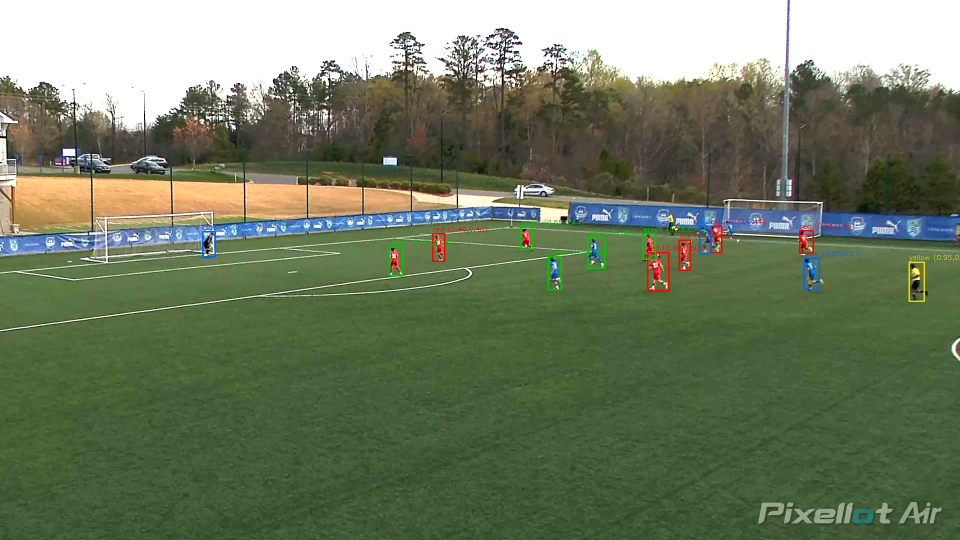
#> input picture diagnostic_second_13.jpg, 1920 x 1080 px (shown at 1/2 size)
$ python -i analyze_tracking_v5.py   (imports and definitions only)
#> lines starting #> are read from the running program, lines starting #| are printed output that depends on the picture; after the words box and inside, x2 and y2 are one past the last pixel; in counts of white or black regions, pixels touching at a corner belong together
#> further down, picture is the input picture: shape (1080, 1920, 3); mean B, G, R 96.3, 123.2, 110.5
#!/usr/bin/env python3
"""
Ball tracking v5b — White-blob Kalman with TIGHT stationary window + kick detection.

Root cause diagnosis from v5 run 1:
  - Ball at (966,546), center circle arc at (963,639), both detected as white blobs.
  - Linear proximity weight wasn't enough to prefer the ball (33px) over arc (90px).
  - The arc is ALWAYS present (field marking), ball drifts slowly during frames 0-175.

Fixes:
  1. TIGHT search window in stationary mode (sr_tight ≈ 35-50px).
     Arc is 90px away → outside window → eliminated.
  2. Parallel kick detector: k-frame accumulated motion, wide radius (150-250px).
     Runs every frame during stationary mode; when kick found → switch to FAST mode.
  3. Gaussian proximity weight: exp(-d²/2σ²) instead of linear (1-d/r).
     Makes far candidates score nearly zero, not just slightly lower.
  4. Adaptive Kalman Q/R: low Q in slow mode (trust prior), high Q in fast mode.
  5. Recovery: search centered on last_confirmed_pos, not drifted Kalman prediction.

Architecture:
  SLOW  — stationary ball. sr=sr_tight, white blob only. Kick detector runs parallel.
  FAST  — kicked ball. sr = base + speed*k. White+motion combo.
  LOST  — no detection for N frames. Full-frame recovery search.

Usage:
  .venv/bin/python3 analyze_tracking_v5.py --video Test.mp4 \
      --labels ball_labels.json --frames-dir /tmp/soccer_v2_frames --render
"""

import argparse
import json
import os
import random
import time

import cv2
import numpy as np

FPS   = 10.0
W, H  = 1920, 1080
FIELD_Y_MIN = int(0.18 * H)   # 194
FIELD_Y_MAX = int(0.86 * H)   # 928

K3 = cv2.getStructuringElement(cv2.MORPH_ELLIPSE, (3, 3))
K5 = cv2.getStructuringElement(cv2.MORPH_ELLIPSE, (5, 5))

EXPECTED_AREA = np.pi * 9 ** 2   # ~254 px² for 9px radius ball


# ─────────────────────────────────────────────────────────────
# Utilities
# ─────────────────────────────────────────────────────────────

def dist(a, b):
    return ((a[0]-b[0])**2 + (a[1]-b[1])**2)**0.5


def clamp(v, lo, hi):
    return max(lo, min(hi, v))


def load_frames(frames_dir):
    files = sorted(f for f in os.listdir(frames_dir) if f.endswith('.jpg'))
    return [os.path.join(frames_dir, f) for f in files]


# ─────────────────────────────────────────────────────────────
# White-blob detector (with Gaussian proximity)
# ─────────────────────────────────────────────────────────────

def detect_white_blobs(frame_bgr, pred_xy=None, search_r=None,
                       s_max=42, v_min=168,
                       area_min=80, area_max=700, max_aspect=3.5,
                       check_context=True):
    """
    Find white blob candidates on the field.
    Returns list of dicts sorted by total_sc (descending).
    Proximity scored with Gaussian: exp(-d²/(2σ²)), σ = sr/3.
    """
#> called with s_max = 42, v_min = 168, area_min = 80, area_max = 700, max_aspect = 3.5, check_context = True
    hsv = cv2.cvtColor(frame_bgr, cv2.COLOR_BGR2HSV)
#> hsv: shape (1080, 1920, 3); mean H, S, V 40, 83.4, 128.1
    wm  = ((hsv[:,:,1] <= s_max) & (hsv[:,:,2] >= v_min)).astype(np.uint8) * 255
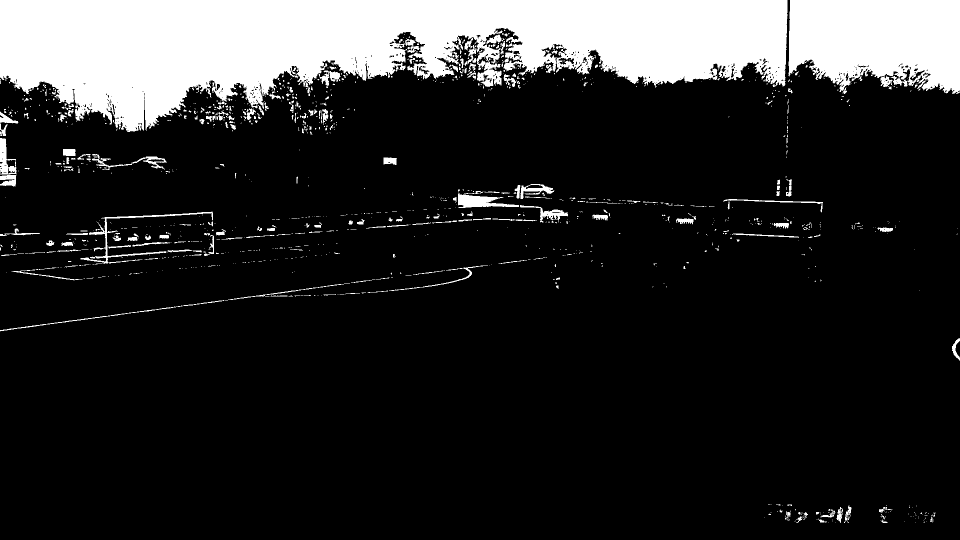
#> wm: shape (1080, 1920) (shown at 1/2 size); 16.4% white; 1221 white regions (979 under 20 px), largest, box (x1, y1, x2, y2) and area: (0, 0, 1575, 264) 253280, (1577, 0, 1920, 188) 53638, (161, 423, 426, 528) 2166
    wm[:FIELD_Y_MIN, :] = 0
    wm[FIELD_Y_MAX:, :]  = 0
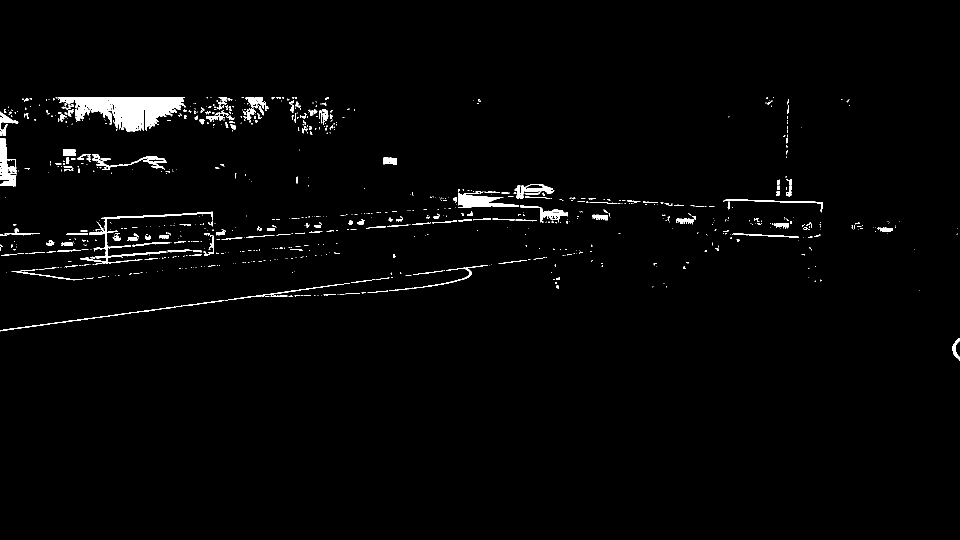
#> wm: shape (1080, 1920) (shown at 1/2 size); 1.8% white; 857 white regions (673 under 20 px), largest, box (x1, y1, x2, y2) and area: (149, 194, 371, 264) 9393, (161, 423, 426, 528) 2166, (916, 385, 1038, 416) 1883

    if pred_xy is not None and search_r is not None:
        px, py = int(pred_xy[0]), int(pred_xy[1])
        win = np.zeros((H, W), dtype=np.uint8)
        x1 = max(0,px-search_r); x2 = min(W,px+search_r)
        y1 = max(0,py-search_r); y2 = min(H,py+search_r)
        win[y1:y2,x1:x2] = 255
        wm = cv2.bitwise_and(wm, win)

    wm = cv2.morphologyEx(wm, cv2.MORPH_OPEN, K3)
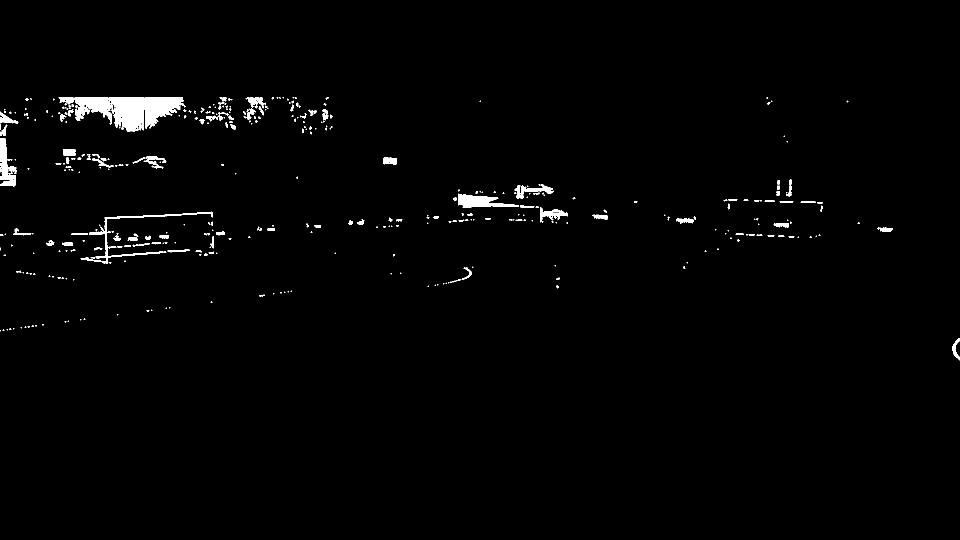
#> wm: shape (1080, 1920) (shown at 1/2 size); 1.4% white; 388 white regions (252 under 20 px), largest, box (x1, y1, x2, y2) and area: (149, 194, 371, 264) 9255, (161, 423, 426, 528) 1874, (916, 387, 1038, 416) 1838
    num_labels, _, stats, centroids = cv2.connectedComponentsWithStats(wm)
#> num_labels = 389; stats = 389 rows, first 6: [0, 0, 1920, 1080, 2045488], [117, 194, 31, 15, 308], [149, 194, 222, 70, 9255], [439, 194, 14, 9, 77], [494, 194, 34, 23, 413], [543, 194, 5, 5, 14]; centroids = 389 pairs, first value 0.25 to 1911.3, second value 195 to 697.5

    sigma = (search_r / 3.0) if search_r is not None else 80.0

    results = []
    for i in range(1, num_labels):
        area = stats[i, cv2.CC_STAT_AREA]
        if not (area_min <= area <= area_max):
            continue
        bw  = stats[i, cv2.CC_STAT_WIDTH]
        bh  = stats[i, cv2.CC_STAT_HEIGHT]
        if bw == 0 or bh == 0:
            continue
        aspect = max(bw/bh, bh/bw)
        if aspect > max_aspect:
            continue
        cx = float(centroids[i][0])
        cy = float(centroids[i][1])
        if not (FIELD_Y_MIN <= cy <= FIELD_Y_MAX):
            continue

        # Context: surrounding pixels should be green
        context = 0.0
        if check_context:
            r = max(bw, bh)//2 + 8
            for dxy in [(0,-r),(0,r),(-r,0),(r,0)]:
                chx = int(cx+dxy[0]); chy = int(cy+dxy[1])
                if 0<=chx<W and 0<=chy<H:
                    ph = hsv[chy, chx]
                    if 28<=ph[0]<=92 and ph[1]>=22 and ph[2]>=40:
                        context += 0.25

        area_sc = max(0.0, 1.0 - abs(area-EXPECTED_AREA)/max(EXPECTED_AREA,1))
        circ_sc = min(bw,bh)/max(bw,bh)

        # Gaussian proximity — exp(-d²/(2σ²))
        if pred_xy is not None:
            d = dist((cx,cy), pred_xy)
            prox_sc = float(np.exp(-d**2 / (2*sigma**2)))
        else:
            d = 0.0
            prox_sc = 1.0

        total_sc = area_sc*0.25 + circ_sc*0.15 + context*0.20 + prox_sc*0.40

        results.append({'x':cx,'y':cy,'area':area,'w':bw,'h':bh,
                        'aspect':aspect,'context':context,
                        'area_sc':area_sc,'circ_sc':circ_sc,
                        'prox_sc':prox_sc,'total_sc':total_sc,'d':d})
#> this loop made 388 passes
#> (area, bw, bh, aspect, cx, cy, r) on passes 64, 71, 86, 119, 135, 140, 143, 146, 166, 168, 170, 171: (174, 13, 23, 1.77, 650.1, 229, 19), (384, 37, 24, 1.54, 13, 238.4, 26), (93, 13, 15, 1.15, 124.3, 234.7, 15), (144, 15, 23, 1.53, 7.06, 262.7, 19), (338, 25, 14, 1.79, 138.1, 304.4, 20), (478, 68, 24, 2.83, 303.9, 321.9, 42), (324, 27, 15, 1.8, 779.6, 321.3, 21), (187, 44, 19, 2.32, 203.9, 326.2, 30), (563, 32, 23, 1.39, 16.92, 360.3, 24), (169, 12, 34, 2.83, 1579.3, 377.6, 25), (648, 67, 30, 2.23, 1071.7, 379.8, 41), (169, 12, 27, 2.25, 1035.7, 382.5, 21)
#> area on passes 2, 3, 11, 13, 24, 27: 9255, 77, 20, 21, 39, 24
#> after the loop, results = 32 items

    results.sort(key=lambda r: r['total_sc'], reverse=True)
    return results


# ─────────────────────────────────────────────────────────────
# Motion + white blobs (for fast ball)
# ─────────────────────────────────────────────────────────────

# [130 lines left out: functions white_motion_blobs, detect_kick, make_kalman, not called in this run]


# ─────────────────────────────────────────────────────────────
# Main tracker v5b
# ─────────────────────────────────────────────────────────────

SLOW = "SLOW"
FAST = "FAST"
LOST = "LOST"


# [374 lines left out: functions track_v5, evaluate, render_video, main, not called in this run]


# [2 lines not run here, left out]

>>> import cv2
>>> picture = cv2.imread('diagnostic_second_13.jpg')
>>> result = detect_white_blobs(picture)
#> result = 32 items
